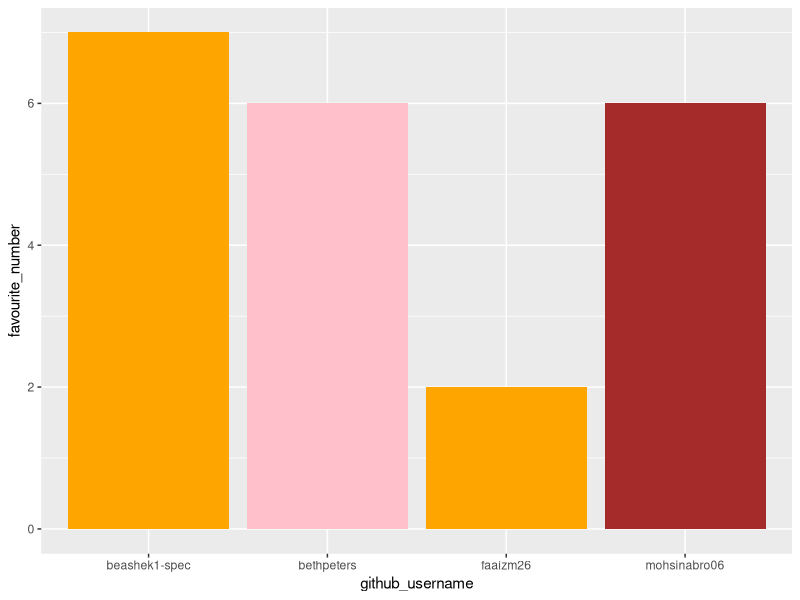
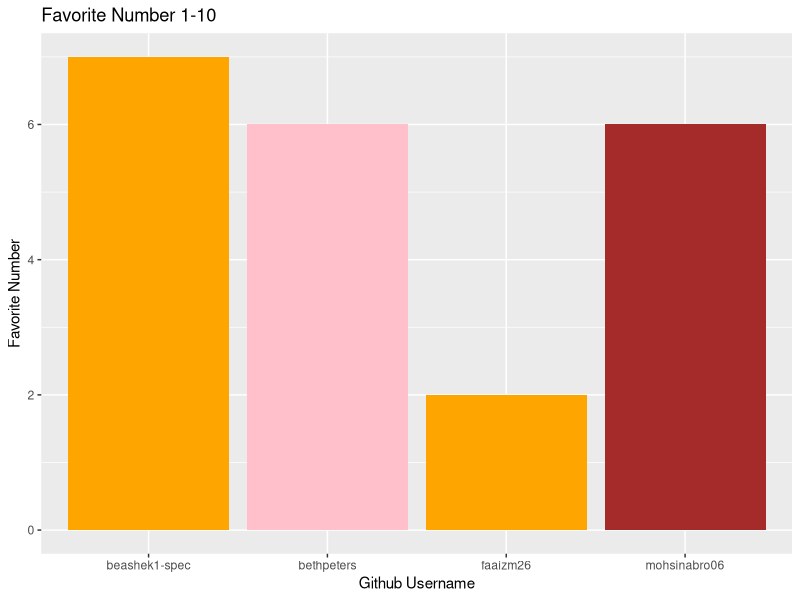
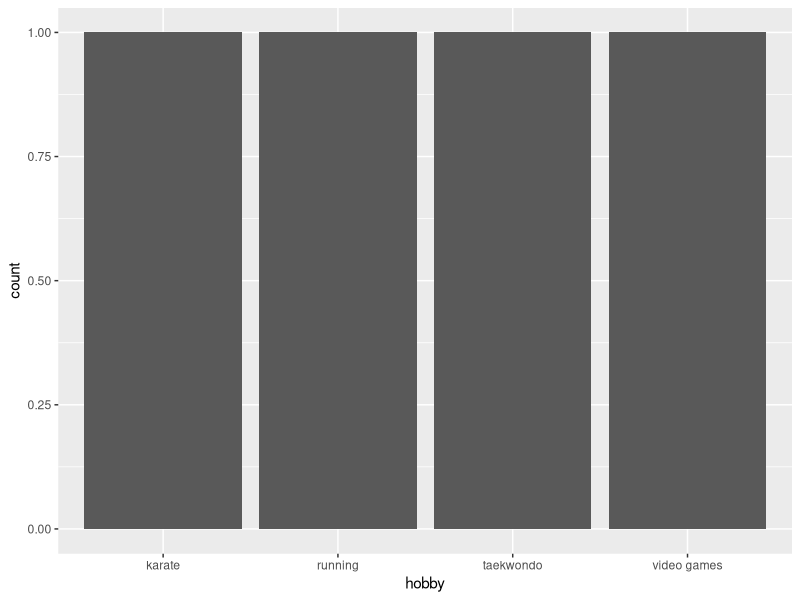

These figures' R source, in order:
## ---- chunk 1
library(tidyverse) 
## ---- chunk 2
team_data <- tibble(
  name = c("Beth", "Faaiz", "Mohsin", 
           "Beatrice"),
  github_username = c("faaizm26", "bethpeters", "beashek1-spec", 
                      "mohsinabro06"), 
  colour = c("orange", "pink", 
             "orange", "brown"),
  hobby = c("running", "taekwondo", "karate", 
            "video games"),
  favourite_number = c(2, 6, 7, 6)
  )

team_data
## ---- chunk 3
p1 <- ggplot(data = team_data, 
             mapping = aes(x = github_username, 
                           y = favourite_number,
                           fill = colour), 
             ) +
   geom_col() +
   scale_fill_identity()
p1
## ---- chunk 4
p1 + labs(x = "Github Username", 
          y = "Favorite Number",
          title = "Favorite Number 1-10")
## ---- chunk 5
p2 <- ggplot(team_data, aes(x = hobby)) +
  geom_bar()
p2
